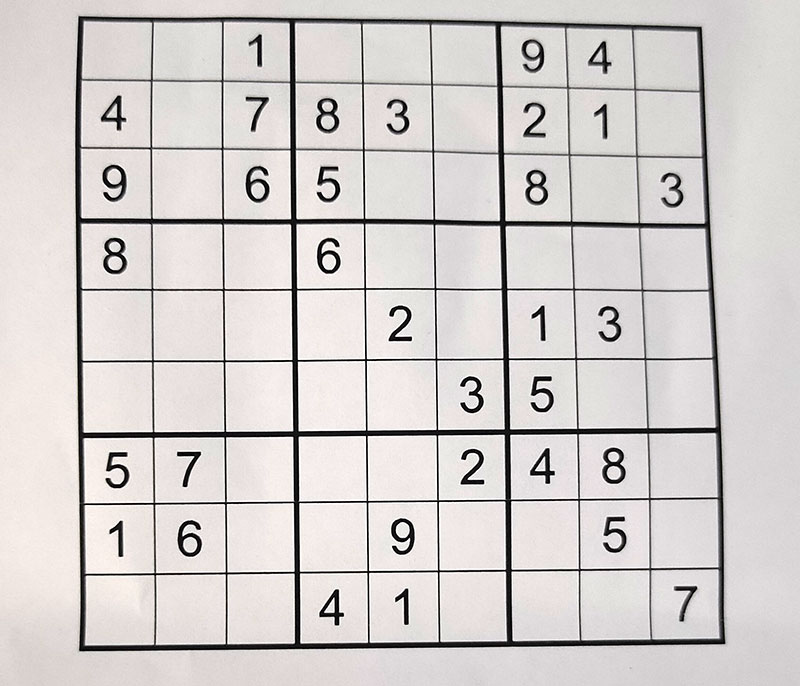
#> input picture images/sudoku.jpg, 800 x 686 px
$ python -i preprocess.py   (imports and definitions only)
#> lines starting #> are read from the running program, lines starting #| are printed output that depends on the picture; after the words box and inside, x2 and y2 are one past the last pixel; in counts of white or black regions, pixels touching at a corner belong together
#> further down, picture is the input picture: shape (686, 800, 3); mean B, G, R 204.3, 206, 210.7
import cv2
import numpy as np


def preprocess(image):
    gray = cv2.cvtColor(image, cv2.COLOR_BGR2GRAY)
    blurred = cv2.GaussianBlur(gray, (9, 9), 0)
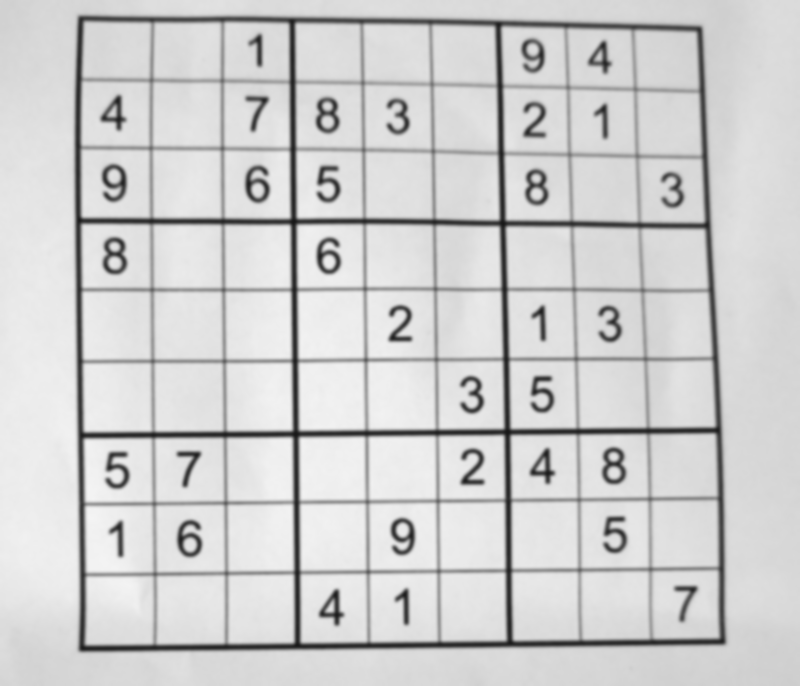
#> blurred: shape (686, 800); min 24, max 244, mean 207.1
    thresh = cv2.adaptiveThreshold(
        blurred, 255,
        cv2.ADAPTIVE_THRESH_GAUSSIAN_C,
        cv2.THRESH_BINARY_INV,
        11, 2
    )
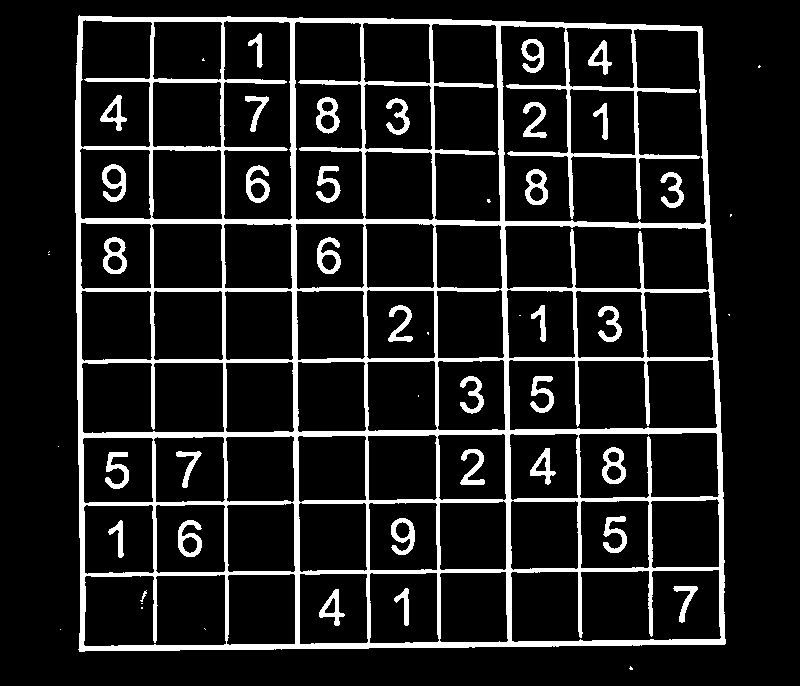
#> thresh: shape (686, 800); 12.2% white; 51 white regions (16 under 20 px), largest, box (x1, y1, x2, y2) and area: (75, 15, 726, 652) 54731, (102, 164, 126, 202) 460, (246, 165, 270, 203) 454
    return thresh


def find_board_contour(thresh):
    contours, _ = cv2.findContours(thresh, cv2.RETR_EXTERNAL, cv2.CHAIN_APPROX_SIMPLE)
    contours = sorted(contours, key=cv2.contourArea, reverse=True)
    for cnt in contours:
        peri = cv2.arcLength(cnt, True)
        approx = cv2.approxPolyDP(cnt, 0.02 * peri, True)
        if len(approx) == 4:
            return approx.reshape(4, 2).astype(np.float32)
    return None


def order_points(pts):
    rect = np.zeros((4, 2), dtype=np.float32)
    s = pts.sum(axis=1)
    diff = np.diff(pts, axis=1)
    rect[0] = pts[np.argmin(s)]
    rect[2] = pts[np.argmax(s)]
    rect[1] = pts[np.argmin(diff)]
    rect[3] = pts[np.argmax(diff)]
    return rect


def warp_board(image, corners, size=450):
    src = order_points(corners)
    dst = np.array([
        [0, 0],
        [size - 1, 0],
        [size - 1, size - 1],
        [0, size - 1]
    ], dtype=np.float32)
    M = cv2.getPerspectiveTransform(src, dst)
    warped = cv2.warpPerspective(image, M, (size, size))
    return warped, M, src


def extract_cells(warped_gray):
    cell_size = warped_gray.shape[0] // 9
    cells = []
    for r in range(9):
        for c in range(9):
            y1, y2 = r * cell_size, (r + 1) * cell_size
            x1, x2 = c * cell_size, (c + 1) * cell_size
            cells.append(warped_gray[y1:y2, x1:x2])
    return cells

>>> import cv2
>>> picture = cv2.imread('../images/sudoku.jpg')
>>> result = preprocess(picture)
